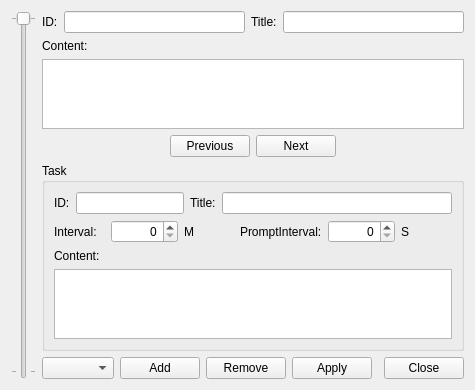
<?xml version="1.0" encoding="UTF-8"?>
<ui version="4.0">
 <class>CFrmTasks</class>
 <widget class="QWidget" name="CFrmTasks">
  <property name="geometry">
   <rect>
    <x>0</x>
    <y>0</y>
    <width>475</width>
    <height>388</height>
   </rect>
  </property>
  <property name="windowTitle">
   <string>Tasks</string>
  </property>
  <property name="windowIcon">
   <iconset resource="Resource/Resource.qrc">
    <normaloff>:/icon/App</normaloff>:/icon/App</iconset>
  </property>
  <layout class="QGridLayout" name="gridLayout_2">
   <item row="0" column="0">
    <widget class="QSlider" name="vsLength">
     <property name="maximum">
      <number>1</number>
     </property>
     <property name="pageStep">
      <number>10</number>
     </property>
     <property name="sliderPosition">
      <number>0</number>
     </property>
     <property name="tracking">
      <bool>true</bool>
     </property>
     <property name="orientation">
      <enum>Qt::Vertical</enum>
     </property>
     <property name="invertedAppearance">
      <bool>true</bool>
     </property>
     <property name="invertedControls">
      <bool>false</bool>
     </property>
     <property name="tickPosition">
      <enum>QSlider::TicksBothSides</enum>
     </property>
     <property name="tickInterval">
      <number>0</number>
     </property>
    </widget>
   </item>
   <item row="0" column="1">
    <layout class="QVBoxLayout" name="verticalLayout">
     <item>
      <layout class="QHBoxLayout" name="horizontalLayout">
       <item>
        <widget class="QLabel" name="label_8">
         <property name="text">
          <string>ID:</string>
         </property>
        </widget>
       </item>
       <item>
        <widget class="QLineEdit" name="leTasksID">
         <property name="toolTip">
          <string>Tasks ID</string>
         </property>
         <property name="statusTip">
          <string>Tasks ID</string>
         </property>
         <property name="whatsThis">
          <string>Tasks ID</string>
         </property>
         <property name="readOnly">
          <bool>true</bool>
         </property>
        </widget>
       </item>
       <item>
        <widget class="QLabel" name="label">
         <property name="text">
          <string>Title:</string>
         </property>
        </widget>
       </item>
       <item>
        <widget class="QLineEdit" name="leTasksTitle">
         <property name="sizePolicy">
          <sizepolicy hsizetype="Expanding" vsizetype="Preferred">
           <horstretch>0</horstretch>
           <verstretch>0</verstretch>
          </sizepolicy>
         </property>
         <property name="toolTip">
          <string>Tasks title</string>
         </property>
         <property name="statusTip">
          <string>Tasks title</string>
         </property>
         <property name="whatsThis">
          <string>Tasks title</string>
         </property>
        </widget>
       </item>
      </layout>
     </item>
     <item>
      <widget class="QLabel" name="label_2">
       <property name="text">
        <string>Content:</string>
       </property>
      </widget>
     </item>
     <item>
      <widget class="QTextEdit" name="teTasksContent">
       <property name="sizePolicy">
        <sizepolicy hsizetype="Expanding" vsizetype="Preferred">
         <horstretch>0</horstretch>
         <verstretch>1</verstretch>
        </sizepolicy>
       </property>
       <property name="toolTip">
        <string>Tasks content</string>
       </property>
       <property name="statusTip">
        <string>Tasks content</string>
       </property>
       <property name="whatsThis">
        <string>Tasks content</string>
       </property>
      </widget>
     </item>
     <item>
      <layout class="QHBoxLayout" name="horizontalLayout_5">
       <item>
        <spacer name="horizontalSpacer_2">
         <property name="orientation">
          <enum>Qt::Horizontal</enum>
         </property>
         <property name="sizeHint" stdset="0">
          <size>
           <width>40</width>
           <height>20</height>
          </size>
         </property>
        </spacer>
       </item>
       <item>
        <widget class="QPushButton" name="pbPrevious">
         <property name="sizePolicy">
          <sizepolicy hsizetype="Preferred" vsizetype="Preferred">
           <horstretch>0</horstretch>
           <verstretch>0</verstretch>
          </sizepolicy>
         </property>
         <property name="toolTip">
          <string>Previous task</string>
         </property>
         <property name="text">
          <string>Previous</string>
         </property>
        </widget>
       </item>
       <item>
        <widget class="QPushButton" name="pbNext">
         <property name="sizePolicy">
          <sizepolicy hsizetype="Preferred" vsizetype="Preferred">
           <horstretch>0</horstretch>
           <verstretch>0</verstretch>
          </sizepolicy>
         </property>
         <property name="toolTip">
          <string>Next task</string>
         </property>
         <property name="text">
          <string>Next</string>
         </property>
        </widget>
       </item>
       <item>
        <spacer name="horizontalSpacer_3">
         <property name="orientation">
          <enum>Qt::Horizontal</enum>
         </property>
         <property name="sizeHint" stdset="0">
          <size>
           <width>40</width>
           <height>20</height>
          </size>
         </property>
        </spacer>
       </item>
      </layout>
     </item>
     <item>
      <widget class="QGroupBox" name="gpTask">
       <property name="toolTip">
        <string>Task</string>
       </property>
       <property name="whatsThis">
        <string>Task</string>
       </property>
       <property name="title">
        <string>Task</string>
       </property>
       <property name="checkable">
        <bool>false</bool>
       </property>
       <property name="checked">
        <bool>false</bool>
       </property>
       <layout class="QGridLayout" name="gridLayout">
        <item row="0" column="0">
         <layout class="QHBoxLayout" name="horizontalLayout_2">
          <item>
           <widget class="QLabel" name="label_5">
            <property name="text">
             <string>ID:</string>
            </property>
           </widget>
          </item>
          <item>
           <widget class="QLineEdit" name="leTaskID">
            <property name="sizePolicy">
             <sizepolicy hsizetype="Preferred" vsizetype="Preferred">
              <horstretch>0</horstretch>
              <verstretch>0</verstretch>
             </sizepolicy>
            </property>
            <property name="toolTip">
             <string>Task ID</string>
            </property>
            <property name="readOnly">
             <bool>true</bool>
            </property>
           </widget>
          </item>
          <item>
           <widget class="QLabel" name="label_3">
            <property name="text">
             <string>Title:</string>
            </property>
           </widget>
          </item>
          <item>
           <widget class="QLineEdit" name="leTaskTitle">
            <property name="sizePolicy">
             <sizepolicy hsizetype="Expanding" vsizetype="Preferred">
              <horstretch>0</horstretch>
              <verstretch>0</verstretch>
             </sizepolicy>
            </property>
            <property name="toolTip">
             <string>Task title</string>
            </property>
           </widget>
          </item>
         </layout>
        </item>
        <item row="1" column="0">
         <layout class="QHBoxLayout" name="horizontalLayout_3">
          <item>
           <widget class="QLabel" name="label_6">
            <property name="text">
             <string>Interval:</string>
            </property>
           </widget>
          </item>
          <item>
           <widget class="QSpinBox" name="spInterval">
            <property name="sizePolicy">
             <sizepolicy hsizetype="Preferred" vsizetype="Preferred">
              <horstretch>0</horstretch>
              <verstretch>0</verstretch>
             </sizepolicy>
            </property>
            <property name="toolTip">
             <string>Task interval(Unit: minute). If is 0, then run now.</string>
            </property>
            <property name="alignment">
             <set>Qt::AlignRight|Qt::AlignTrailing|Qt::AlignVCenter</set>
            </property>
            <property name="maximum">
             <number>999999999</number>
            </property>
           </widget>
          </item>
          <item>
           <widget class="QLabel" name="label_9">
            <property name="text">
             <string>M</string>
            </property>
           </widget>
          </item>
          <item>
           <widget class="QLabel" name="label_7">
            <property name="sizePolicy">
             <sizepolicy hsizetype="Preferred" vsizetype="Preferred">
              <horstretch>0</horstretch>
              <verstretch>0</verstretch>
             </sizepolicy>
            </property>
            <property name="text">
             <string>PromptInterval:</string>
            </property>
           </widget>
          </item>
          <item>
           <widget class="QSpinBox" name="spPromptInterval">
            <property name="sizePolicy">
             <sizepolicy hsizetype="Preferred" vsizetype="Preferred">
              <horstretch>0</horstretch>
              <verstretch>0</verstretch>
             </sizepolicy>
            </property>
            <property name="toolTip">
             <string>Prompt interval(Unit: second). If is 0, don't prompt</string>
            </property>
            <property name="whatsThis">
             <string>Prompt interval(Unit: second). If is 0, don't prompt</string>
            </property>
            <property name="alignment">
             <set>Qt::AlignRight|Qt::AlignTrailing|Qt::AlignVCenter</set>
            </property>
            <property name="maximum">
             <number>999999999</number>
            </property>
           </widget>
          </item>
          <item>
           <widget class="QLabel" name="label_10">
            <property name="text">
             <string>S</string>
            </property>
           </widget>
          </item>
         </layout>
        </item>
        <item row="2" column="0">
         <widget class="QLabel" name="label_4">
          <property name="text">
           <string>Content:</string>
          </property>
         </widget>
        </item>
        <item row="3" column="0">
         <widget class="QTextEdit" name="teTaskContent">
          <property name="sizePolicy">
           <sizepolicy hsizetype="Expanding" vsizetype="Preferred">
            <horstretch>0</horstretch>
            <verstretch>3</verstretch>
           </sizepolicy>
          </property>
          <property name="toolTip">
           <string>Task content</string>
          </property>
          <property name="statusTip">
           <string>Task content</string>
          </property>
          <property name="whatsThis">
           <string>Task content</string>
          </property>
         </widget>
        </item>
       </layout>
      </widget>
     </item>
     <item>
      <layout class="QHBoxLayout" name="horizontalLayout_4">
       <item>
        <widget class="QComboBox" name="cbTask">
         <property name="sizePolicy">
          <sizepolicy hsizetype="Preferred" vsizetype="Preferred">
           <horstretch>0</horstretch>
           <verstretch>0</verstretch>
          </sizepolicy>
         </property>
        </widget>
       </item>
       <item>
        <widget class="QPushButton" name="pbAdd">
         <property name="toolTip">
          <string> New add task into tasks</string>
         </property>
         <property name="text">
          <string>Add</string>
         </property>
        </widget>
       </item>
       <item>
        <widget class="QPushButton" name="pbRemove">
         <property name="toolTip">
          <string>Remove the task from tasks</string>
         </property>
         <property name="text">
          <string>Remove</string>
         </property>
        </widget>
       </item>
       <item>
        <widget class="QPushButton" name="pbApply">
         <property name="text">
          <string>Apply</string>
         </property>
        </widget>
       </item>
       <item>
        <spacer name="horizontalSpacer">
         <property name="orientation">
          <enum>Qt::Horizontal</enum>
         </property>
         <property name="sizeHint" stdset="0">
          <size>
           <width>40</width>
           <height>20</height>
          </size>
         </property>
        </spacer>
       </item>
       <item>
        <widget class="QPushButton" name="pbClose">
         <property name="text">
          <string>Close</string>
         </property>
        </widget>
       </item>
      </layout>
     </item>
    </layout>
   </item>
  </layout>
 </widget>
 <resources>
  <include location="Resource/Resource.qrc"/>
 </resources>
 <connections/>
</ui>
